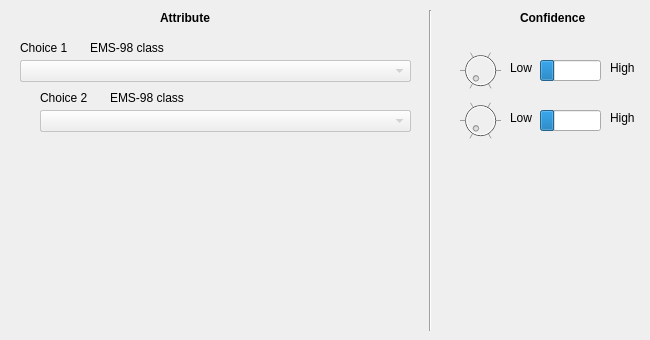
   <widget class="QWidget" name="tabWidgetPage9">
    <attribute name="title">
     <string>Vulnerability</string>
    </attribute>
    <widget class="QLabel" name="label_7">
     <property name="geometry">
      <rect>
       <x>90</x>
       <y>40</y>
       <width>81</width>
       <height>16</height>
      </rect>
     </property>
     <property name="toolTip">
      <string>material type</string>
     </property>
     <property name="text">
      <string>EMS-98 class</string>
     </property>
    </widget>
    <widget class="QLabel" name="label_252">
     <property name="geometry">
      <rect>
       <x>520</x>
       <y>10</y>
       <width>81</width>
       <height>16</height>
      </rect>
     </property>
     <property name="font">
      <font>
       <weight>75</weight>
       <bold>true</bold>
      </font>
     </property>
     <property name="text">
      <string>Confidence</string>
     </property>
    </widget>
    <widget class="QLabel" name="label_25">
     <property name="geometry">
      <rect>
       <x>610</x>
       <y>110</y>
       <width>31</width>
       <height>16</height>
      </rect>
     </property>
     <property name="text">
      <string>High</string>
     </property>
    </widget>
    <widget class="QProgressBar" name="progressBar_6">
     <property name="enabled">
      <bool>true</bool>
     </property>
     <property name="geometry">
      <rect>
       <x>540</x>
       <y>60</y>
       <width>61</width>
       <height>21</height>
      </rect>
     </property>
     <property name="value">
      <number>24</number>
     </property>
     <property name="textVisible">
      <bool>false</bool>
     </property>
     <property name="invertedAppearance">
      <bool>false</bool>
     </property>
    </widget>
    <widget class="QLabel" name="label_26">
     <property name="geometry">
      <rect>
       <x>610</x>
       <y>60</y>
       <width>31</width>
       <height>16</height>
      </rect>
     </property>
     <property name="text">
      <string>High</string>
     </property>
    </widget>
    <widget class="QDial" name="attr_mtype_belief_3">
     <property name="enabled">
      <bool>false</bool>
     </property>
     <property name="geometry">
      <rect>
       <x>460</x>
       <y>50</y>
       <width>41</width>
       <height>41</height>
      </rect>
     </property>
     <property name="maximum">
      <number>99</number>
     </property>
     <property name="singleStep">
      <number>10</number>
     </property>
     <property name="wrapping">
      <bool>false</bool>
     </property>
     <property name="notchTarget">
      <double>10.000000000000000</double>
     </property>
     <property name="notchesVisible">
      <bool>true</bool>
     </property>
    </widget>
    <widget class="QLabel" name="label_253">
     <property name="geometry">
      <rect>
       <x>20</x>
       <y>40</y>
       <width>53</width>
       <height>16</height>
      </rect>
     </property>
     <property name="text">
      <string>Choice 1</string>
     </property>
    </widget>
    <widget class="QLabel" name="label_254">
     <property name="geometry">
      <rect>
       <x>40</x>
       <y>90</y>
       <width>53</width>
       <height>16</height>
      </rect>
     </property>
     <property name="text">
      <string>Choice 2</string>
     </property>
    </widget>
    <widget class="QComboBox" name="attr_mtech_3">
     <property name="geometry">
      <rect>
       <x>40</x>
       <y>110</y>
       <width>371</width>
       <height>22</height>
      </rect>
     </property>
    </widget>
    <widget class="QLabel" name="label_27">
     <property name="geometry">
      <rect>
       <x>510</x>
       <y>60</y>
       <width>31</width>
       <height>16</height>
      </rect>
     </property>
     <property name="text">
      <string>Low</string>
     </property>
    </widget>
    <widget class="Line" name="line_23">
     <property name="geometry">
      <rect>
       <x>420</x>
       <y>10</y>
       <width>20</width>
       <height>321</height>
      </rect>
     </property>
     <property name="orientation">
      <enum>Qt::Vertical</enum>
     </property>
    </widget>
    <widget class="QLabel" name="label_255">
     <property name="geometry">
      <rect>
       <x>160</x>
       <y>10</y>
       <width>81</width>
       <height>16</height>
      </rect>
     </property>
     <property name="font">
      <font>
       <weight>75</weight>
       <bold>true</bold>
      </font>
     </property>
     <property name="text">
      <string>Attribute</string>
     </property>
    </widget>
    <widget class="QComboBox" name="attr_mtype_3">
     <property name="geometry">
      <rect>
       <x>20</x>
       <y>60</y>
       <width>391</width>
       <height>22</height>
      </rect>
     </property>
     <property name="insertPolicy">
      <enum>QComboBox::NoInsert</enum>
     </property>
    </widget>
    <widget class="QDial" name="attr_mtech_belief_3">
     <property name="enabled">
      <bool>false</bool>
     </property>
     <property name="geometry">
      <rect>
       <x>460</x>
       <y>100</y>
       <width>41</width>
       <height>41</height>
      </rect>
     </property>
     <property name="maximum">
      <number>99</number>
     </property>
     <property name="singleStep">
      <number>10</number>
     </property>
     <property name="wrapping">
      <bool>false</bool>
     </property>
     <property name="notchTarget">
      <double>10.000000000000000</double>
     </property>
     <property name="notchesVisible">
      <bool>true</bool>
     </property>
    </widget>
    <widget class="QLabel" name="label_28">
     <property name="geometry">
      <rect>
       <x>510</x>
       <y>110</y>
       <width>31</width>
       <height>16</height>
      </rect>
     </property>
     <property name="text">
      <string>Low</string>
     </property>
    </widget>
    <widget class="QLabel" name="label_8">
     <property name="geometry">
      <rect>
       <x>110</x>
       <y>90</y>
       <width>121</width>
       <height>16</height>
      </rect>
     </property>
     <property name="toolTip">
      <string>Material technology</string>
     </property>
     <property name="text">
      <string>EMS-98 class</string>
     </property>
    </widget>
    <widget class="QProgressBar" name="progressBar_47">
     <property name="geometry">
      <rect>
       <x>540</x>
       <y>110</y>
       <width>61</width>
       <height>21</height>
      </rect>
     </property>
     <property name="value">
      <number>24</number>
     </property>
     <property name="textVisible">
      <bool>false</bool>
     </property>
     <property name="invertedAppearance">
      <bool>false</bool>
     </property>
    </widget>
    <widget class="QComboBox" name="attr_mtech_4">
     <property name="enabled">
      <bool>false</bool>
     </property>
     <property name="geometry">
      <rect>
       <x>40</x>
       <y>110</y>
       <width>371</width>
       <height>22</height>
      </rect>
     </property>
    </widget>
    <widget class="QComboBox" name="attr_mtype_4">
     <property name="enabled">
      <bool>false</bool>
     </property>
     <property name="geometry">
      <rect>
       <x>20</x>
       <y>60</y>
       <width>391</width>
       <height>22</height>
      </rect>
     </property>
     <property name="insertPolicy">
      <enum>QComboBox::NoInsert</enum>
     </property>
    </widget>
   </widget>
